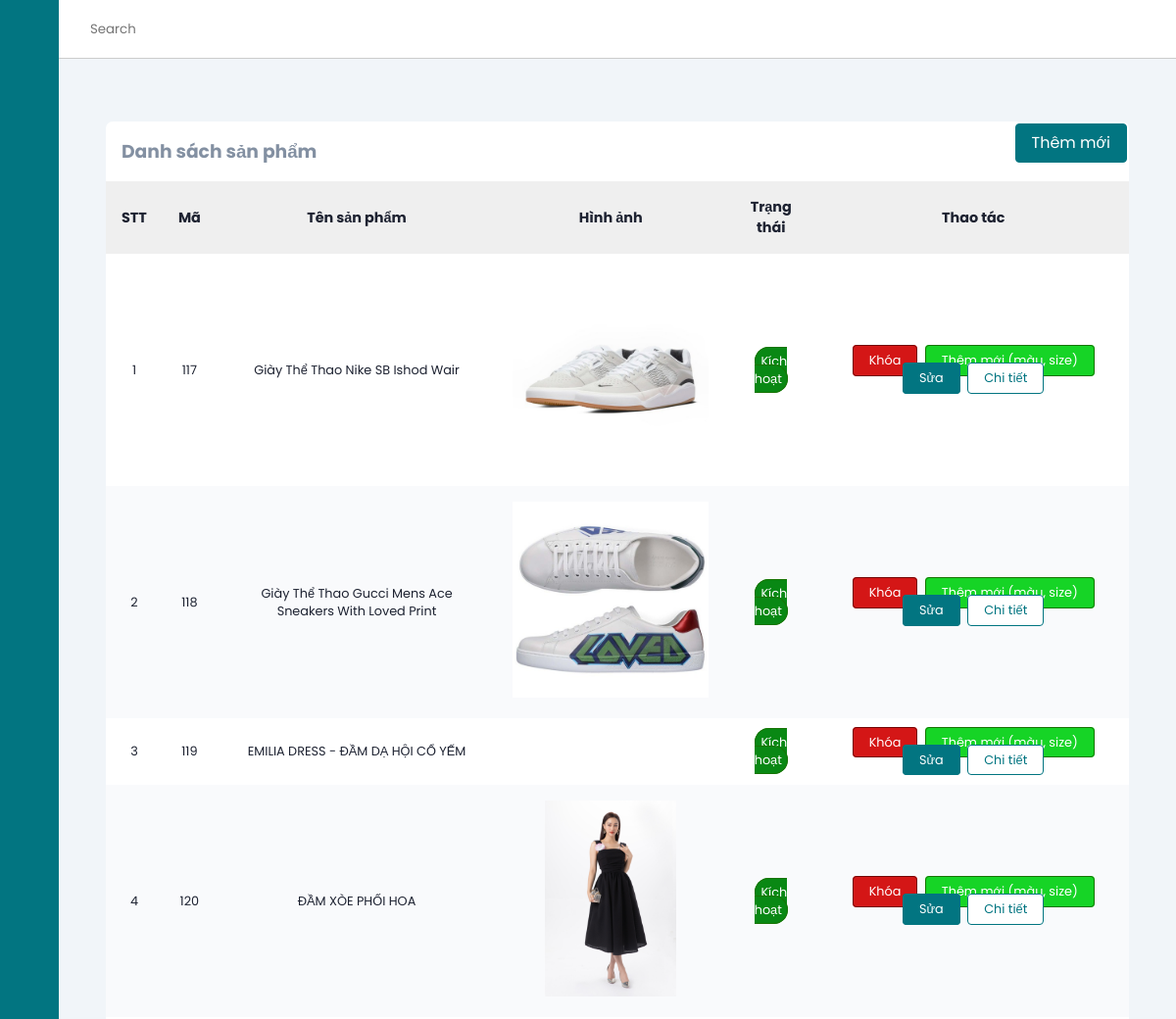
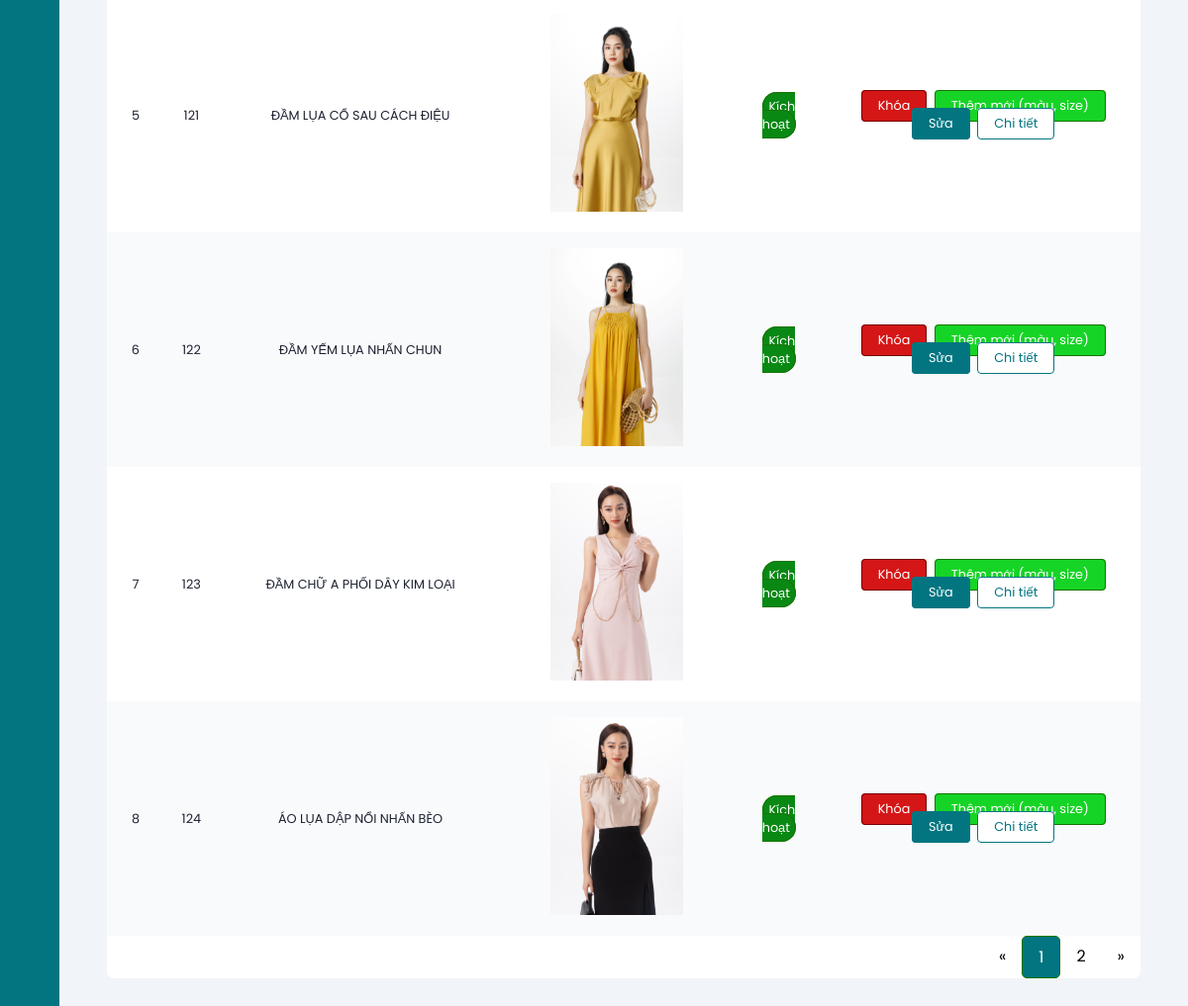
The page /productManage?page=1 (signed in) on the database its author committed (2 pictures, top to bottom).
### tables this page shows
CREATE TABLE `products` (
  `id` int(11) NOT NULL,
  `name` varchar(255) NOT NULL,
  `originalPrice` decimal(10,0) NOT NULL,
  `promotionPrice` decimal(10,0) NOT NULL,
  `image` varchar(50) NOT NULL,
  `createdBy` int(11) NOT NULL,
  `createdDate` date NOT NULL,
  `cateId` int(11) NOT NULL,
  `des` text NOT NULL,
  `status` tinyint(1) NOT NULL,
  `soldCount` int(11) NOT NULL,
  `image2` varchar(100) NOT NULL,
  `image3` varchar(100) NOT NULL
);

### mvc/core/ControllerBase.php (called while the page is built, shortened)
<?php
class ControllerBase{
    public function view($view, $data=[]){
        require_once "./mvc/views/".$view.".php";
    }
}
?>

### mvc/controllers/productManage.php (called while the page is built, shortened)
<?php
class productManage extends ControllerBase
{
    public function index($page = 1)
    {
        $product = $this->model("productModel");
        $productList = ($product->getAllAdmin($page['page']))->fetch_all(MYSQLI_ASSOC);
        $countPaging = $product->getCountPaging(8);
        $this->view("admin/product", [
            "headTitle" => "Quản lý sản phẩm",
            "productList" => $productList,
            "countPaging" => $countPaging
        ]);
    }
}

### mvc/core/App.php (called while the page is built, shortened)
<?php
class App
{
    protected $action = "Index";
    function __construct()
    {
        $arr = $this->UrlProcess();
        if (file_exists("./mvc/controllers/" . $arr[0] . ".php")) {
            unset($arr[0]);
        }
        $this->controller = new $this->controller;
        $this->params = $arr ? array_values($arr) : [];
        array_push($this->params, $_GET);
        call_user_func_array([$this->controller, $this->action], $this->params);
    }
    function UrlProcess()
    {
        if (isset($_GET["url"])) {
            return explode("/", filter_var(trim($_GET["url"], "/")));
        }
    }
}

### index.php (called while the page is built, shortened)
<?php
$myApp = new App();
?>

### mvc/core/DB.php (called while the page is built, shortened)
<?php
class DB{
    private static $instance = null;
    protected $servername = "localhost";
    protected $username = "root";
    protected $password = "";
    private function __construct(){
        $this->con = mysqli_connect($this->servername, $this->username, $this->password);
    }
    public static function getInstance()
    {
      if(!self::$instance)
      {
        self::$instance = new DB();
      }
      return self::$instance;
    }
}
?>

### mvc/models/ProductModel.php (called while the page is built, shortened)
<?php
class productModel
{
    private static $instance = null;
    public static function getInstance()
    {
        if (!self::$instance) {
            self::$instance = new productModel();
        }
        return self::$instance;
    }
    public function getAllAdmin($page = 1, $total = 8)
    {
        $tmp = ($page - 1) * $total;
        $db = DB::getInstance();
        $sql = "SELECT * FROM products LIMIT $tmp,$total";
        $result = mysqli_query($db->con, $sql);
        return $result;
    }
}

### mvc/views/admin/product.php (the view, shortened to what this page needs)
<?php require APP_ROOT . '/views/admin/inc/head.php'; ?>
<body>
    <?php require APP_ROOT . '/views/admin/inc/sidebar.php'; ?>
    <div class="main-content">
        <header>
            <div class="search-wrapper">
                <input type="search" placeholder="Search">
            </div>
            <div class="social-icons">
                <div></div>
            </div>
        </header>
        <main>
            <section class="recent">
                <div class="activity-grid">
                    <div class="activity-card">
                        <a href="<?= URL_ROOT . '/productManage/add' ?>" class="button right">Thêm mới</a>
                        <h3>Danh sách sản phẩm</h3>
                        <div class="table-responsive">
                            <table>
                                <thead>
                                    <tr>
                                        <th>STT</th>
                                        <th>Mã</th>
                                        <th>Tên sản phẩm</th>
                                        <th>Hình ảnh</th>
                                        <th>Trạng thái</th>
                                        <th>Thao tác</th>
                                    </tr>
                                </thead>
                                <tbody>
                                    <?php
                                    $count = 0;
                                    foreach ($data['productList'] as $key => $value) {
                                    ?>
                                        <tr>
                                            <td><?= ++$count ?></td>
                                            <td><?= $value['id'] ?></td>
                                            <td><?= $value['name'] ?></td>
                                            <td><img class="img" src="<?= URL_ROOT . '/public/images/' . $value['image'] ?>" alt=""></td>
                                            <?php
                                            if ($value['status']) { ?>
                                                <td><span class="active">Kích hoạt</span></td>
                                            <?php } else { ?>
                                                <td><span class="block">Khóa</span></td>
                                            <?php }
                                            ?>
                                            <td>
                                                <?php
                                                if ($value['status']) { ?>
                                                    <a class="button-red" href="<?= URL_ROOT . '/productManage/changeStatus/' . $value['id'] ?>">Khóa</a>
                                                <?php } else { ?>
                                                    <a class="button-green" href="<?= URL_ROOT . '/productManage/changeStatus/' . $value['id'] ?>">Mở</a>
                                                <?php }
                                                ?>
                                                <a class="button-green" href="<?= URL_ROOT . '/productManage/addColorSize/' . $value['id'] ?>">Thêm mới (màu, size)</a>
                                                <a class="button" href="<?= URL_ROOT . '/productManage/edit/' . $value['id'] ?>">Sửa</a>
                                                <a class="button-normal" href="<?= URL_ROOT . '/productManage/detail/' . $value['id'] ?>">Chi tiết</a>
                                            </td>
                                        </tr>
                                    <?php }
                                    ?>
                                </tbody>
                            </table>
                        </div>
                        <div class="pagination">
                            <a href="<?= URL_ROOT ?>/productManage?page=<?= (isset($_GET['page'])) ? (($_GET['page'] <= 1) ? 1 : $_GET['page'] - 1) : 1 ?>">&laquo;</a>
                            <?php
                            for ($i = 1; $i <= $data['countPaging']; $i++) {
                                if (isset($_GET['page'])) {
                                    if ($i == $_GET['page']) { ?>
                                        <a class="active" href="<?= URL_ROOT ?>/productManage?page=<?= $i ?>"><?= $i ?></a>
                                    <?php } else { ?>
                                        <a href="<?= URL_ROOT ?>/productManage?page=<?= $i ?>"><?= $i ?></a>
                                    <?php  }
                                } ?>
                            <?php }
                            ?>
                            <a href="<?= URL_ROOT ?>/productManage?page=<?= (isset($_GET['page'])) ? ($_GET['page'] == $data['countPaging'] ? $_GET['page'] : $_GET['page'] + 1) : 2 ?>">&raquo;</a>
                        </div>
                    </div>
                </div>
            </section>
        </main>
    </div>
</body>
</html>

### public/css/admin.css (style rules this page uses)
:root { --main-color: #027581; --color-dark: #1D2231; --text-grey: #8390A2; }
* { font-family: 'Poppins', sans-serif; margin: 0; padding: 0; text-decoration: none; list-style-type: none; box-sizing: border-box; }
.main-content { position: relative; margin-left: 240px; transition: margin-left 500ms; }
header { position: fixed; left: 240px; top: 0; z-index: 100; width: calc(100% - 240px); background: #fff; height: 60px; padding: 0rem 1rem; display: flex; align-items: center; justify-content: space-between; border-bottom: 1px solid #ccc; transition: left 500ms; }
.search-wrapper { display: flex; align-items: center; }
.search-wrapper input { border: 0; outline: 0; padding: 1rem; height: 38px; }
.social-icons { display: flex; align-items: center; }
.social-icons span, .social-icons div { margin-left: 1.2rem; }
.social-icons div { height: 38px; width: 38px; background-size: cover; background-repeat: no-repeat; background-image: url(img/1.jpg); border-radius: 50%; }
main { margin-top: 60px; background: #f1f5f9; min-height: 90vh; padding: 1rem 3rem; }
.recent { margin-top: 3rem; margin-bottom: 3rem; }
.activity-grid { display: grid; grid-template-columns: 100% 25%; grid-column-gap: 1.5rem; }
.activity-card, .summary-card, .bday-card { background: #fff; border-radius: 7px; }
.activity-card h3 { color: var(--text-grey); margin: 1rem; }
.activity-card table { width: 100%; border-collapse: collapse; }
.activity-card thead { background: #efefef; text-align: left; }
th, td { font-size: .9rem; padding: 1rem 1rem; color: var(--color-dark); text-align: center; }
td { font-size: .8rem; }
tbody tr:nth-child(even) { background: #f9fafc; }
.button { background: var(--main-color); color: #fff; border: 1px solid var(--main-color); border-radius: 4px; padding: .4rem 1rem; margin: 2px 2px; }
.button-red { background: rgb(212, 22, 22); color: #fff; border: 1px solid rgb(116, 4, 4); border-radius: 4px; padding: .4rem 1rem; margin: 2px 2px; }
.button-green { background: rgb(22, 212, 38); color: #fff; border: 1px solid rgb(23, 116, 4); border-radius: 4px; padding: .4rem 1rem; margin: 2px 2px; }
.button-normal { background: white; color: var(--main-color); border: 1px solid var(--main-color); border-radius: 4px; padding: .4rem 1rem; margin: 2px 2px; }
.table-responsive { overflow-x: auto; }
@media only screen and (max-width: 1200px) { .main-content { margin-left: 60px; } }
@media only screen and (max-width: 1200px) { .main-content header { left: 60px; width: calc(100% - 60px); } }
.right { float: right; }
input, textarea, select { width: 100%; padding: 12px 20px; margin: 8px 0; display: inline-block; border: 1px solid #ccc; border-radius: 4px; box-sizing: border-box; }
.img { height: 200px; }
.active { background: rgb(9, 136, 20); color: #fff; border: 1px solid rgb(23, 116, 4); padding: 5px; border-radius: 20px; }
.pagination { float: right; }
.pagination a { color: black; float: left; padding: 8px 16px; text-decoration: none; }
.pagination a.active { background-color: #027581; color: white; border-radius: 5px; }

### rows shown on the page
products: id "117", name "Giày Thể Thao Nike SB Ishod Wair", image (picture), status "Kích hoạt"
products: id "118", name "Giày Thể Thao Gucci Mens Ace Sneakers With Loved Print", image (picture), status "Kích hoạt"
products: id "119", name "EMILIA DRESS - ĐẦM DẠ HỘI CỔ YẾM", status "Kích hoạt"
products: id "120", name "ĐẦM XÒE PHỐI HOA", image (picture), status "Kích hoạt"
products: id "121", name "ĐẦM LỤA CỔ SAU CÁCH ĐIỆU", image (picture), status "Kích hoạt"
products: id "122", name "ĐẦM YẾM LỤA NHẤN CHUN", image (picture), status "Kích hoạt"
products: id "123", name "ĐẦM CHỮ A PHỐI DÂY KIM LOẠI", image (picture), status "Kích hoạt"
products: id "124", name "ÁO LỤA DẬP NỔI NHẤN BÈO", image (picture), status "Kích hoạt"
